Frame 1 (no input): blank canvas, image omitted
Frame 60 (the mouse pressed at the canvas centre just before this capture): blank canvas, image omitted
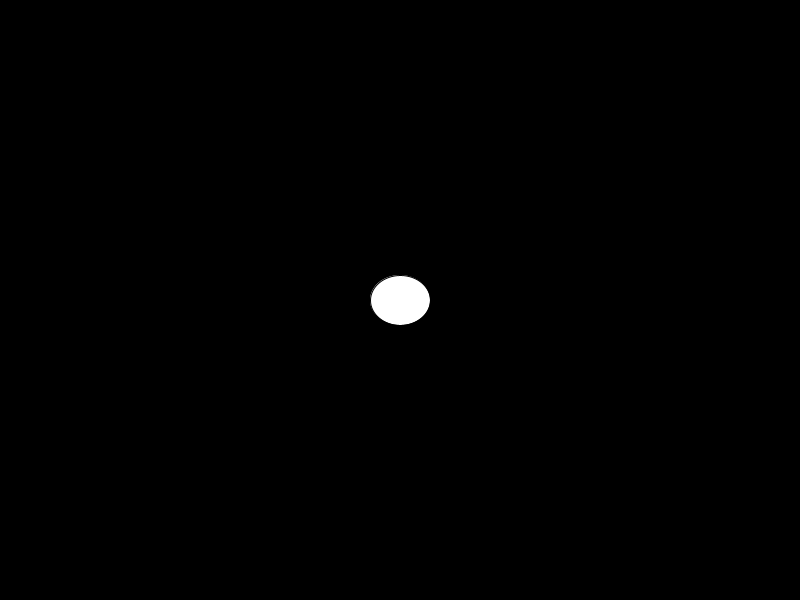
Frame 120 (the mouse held since frame 60 and released just before this capture)

The Processing sketch whose frames 1 and 60 were blank and that drew this single picture after the mouse press (run headless with seeded random() and noise(); from frame 60 on, the mouse is pressed at the canvas centre):

// Processing sketch: ReturningValues
// ── ReturningValues.pde
void setup () {
  size (800, 600);
}
void draw () {
  background(0);
  DrawMouseCircle(random(255), random(255), random(255));
  DrawColorcircle(255, 255, 255);
}

void DrawMouseCircle(float r, float g, float b) {
  fill(r, g, b);
  ellipse(mouseX, mouseY, 30, 30);
}

void DrawColorcircle(float red, float green, float blue) {
  fill(red, green, blue);
  if (mousePressed) {
    ellipse(mouseX, mouseY, 60, 50);
  }
}
